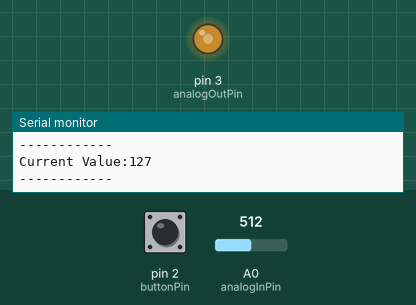
This sketch was run on a simulated Arduino Uno, built with avr-gcc and run on an emulated ATmega328P. Parts: output pins drawn as LEDs (lit = HIGH), the last lines printed to the serial monitor. The test bench sets the inputs (shaded band); at power-on: A0 (analogInPin) = 512, pin 2 (buttonPin) HIGH.

Above: at 1.2 s.
1.3 s: A0 (analogInPin) set to 716
At 1.7 s:
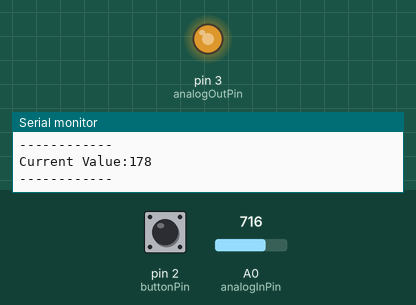
2.8 s: A0 (analogInPin) set to 900
At 3.2 s:
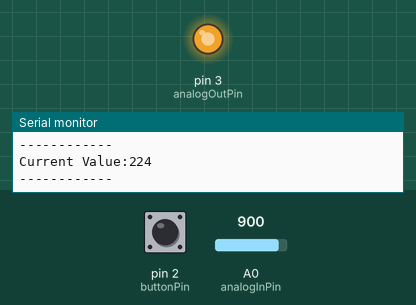
4.3 s: A0 (analogInPin) set to 122
At 4.7 s:
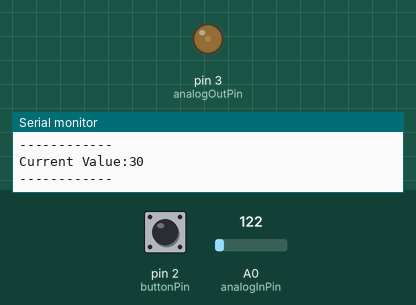
5.8 s: A0 (analogInPin) set to 0
At 6.1 s:
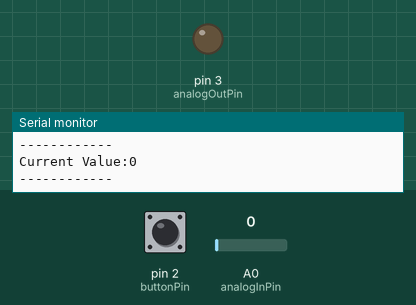
8.9 s: A0 (analogInPin) set to 511
At 10.3 s:
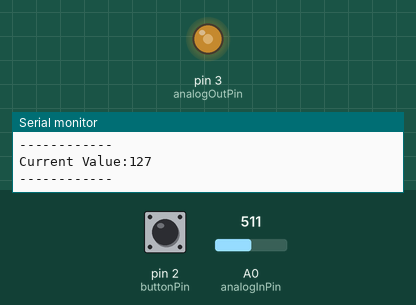
Timing chart, 0 to 11.4 s (numbered marks = the images above; inputs shaded):
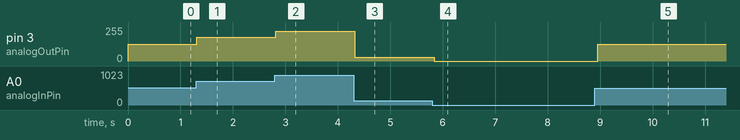

The sketch:

photocell_dimmer_test1.ino
```cpp
const int analogInPin = A0; //photoresistors pin is A0
const int analogOutPin = 3; //LED pin is 3
int maxLevel = 0; //
int minLevel = 1023;
const int buttonPin = 2;
int buttonState;
int sensorValue = 0;
int outputValue = 0;

void setup() {
  Serial.begin(115200);
  pinMode(analogInPin, INPUT);
  pinMode(analogOutPin, OUTPUT);
  pinMode(buttonPin, INPUT_PULLUP);
  }

void loop() {
  buttonState = digitalRead(buttonPin);
  sensorValue = analogRead(analogInPin); //sensorValue analogreads analogInPin value
  sensorValue = constrain(sensorValue,0,1023); //sensorValue gets a barrier between 0-1023
  outputValue = map(sensorValue, 0, 1023, 0, 255); //mapped value of sensorValue
  outputValue = constrain(outputValue,0,255); //outputValue gets a barrier between 0-255
  analogWrite(analogOutPin, outputValue);

  if (buttonState == LOW) { //if button is pressed, everything down below the if function will happen
    maxLevel=max(maxLevel, outputValue);
    minLevel=min(minLevel, outputValue);
    Serial.print("Current Value:");
    Serial.println(outputValue);
    Serial.print("Max value:");
    Serial.println(maxLevel);
    Serial.print("Min value:");
    Serial.println(minLevel);
    Serial.println("------------");
    delay(100);
  }

  else { //else or if button is not pressed, everything below this else function will happen
    Serial.print("Current Value:");
    Serial.println(outputValue);
    Serial.println("------------");
    delay(100);
    }
}
```

Measured:
- after the input at 1.3 s, pin 3 (analogOutPin): 127/255 → 178/255 at once
- after the input at 2.8 s, pin 3 (analogOutPin): 178/255 → 224/255 at once
- after the input at 4.3 s, pin 3 (analogOutPin): 224/255 → 30/255 at once
- after the input at 5.8 s, pin 3 (analogOutPin): 30/255 → 0/255 at once
- after the input at 8.9 s, pin 3 (analogOutPin): 0/255 → 127/255 after 0.05 s
